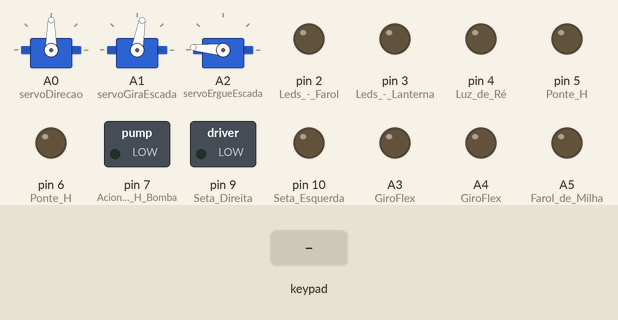
Simulated run of this sketch. Board: Arduino Uno, built with avr-gcc and run on an emulated ATmega328P. Shown: 3 × servo, switched loads named in the sketch (green lamp = pin HIGH), output pins drawn as LEDs (lit = HIGH). Dashed ring = blinking. The test bench sets the inputs (shaded band). The audio player accepts every command and is not drawn.

Above: at 1.7 s.
1.8 s: key 'U' pressed
At 2.2 s:
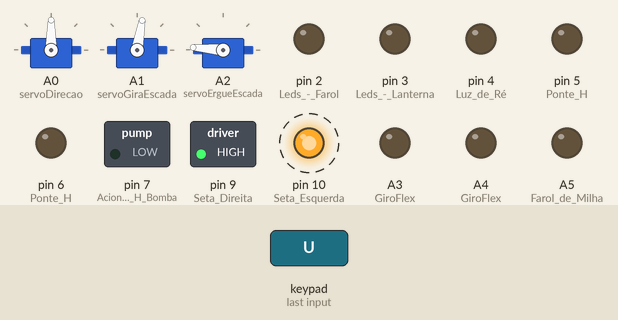
4.8 s: key 'D' pressed
At 5.2 s:
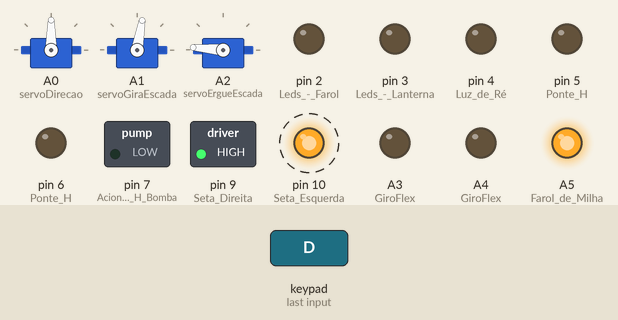
7.8 s: key 'L' pressed
10.8 s: key 'O' pressed
At 11.4 s:
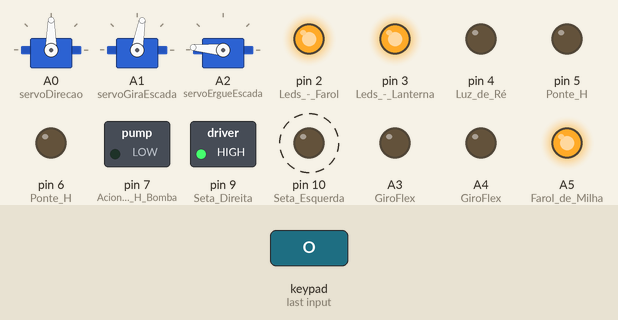
13.8 s: key 'T' pressed
At 14.3 s:
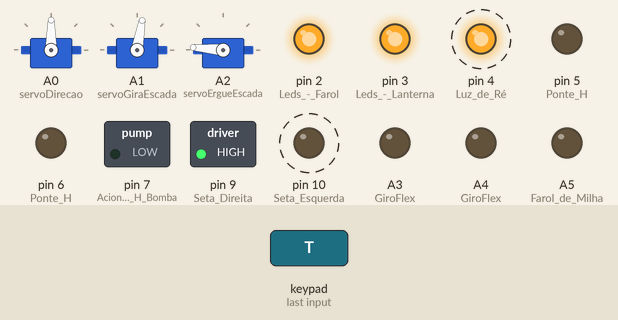
16.8 s: key 'R' pressed
Timing chart, 0 to 24.8 s (numbered marks = the images above; inputs shaded):
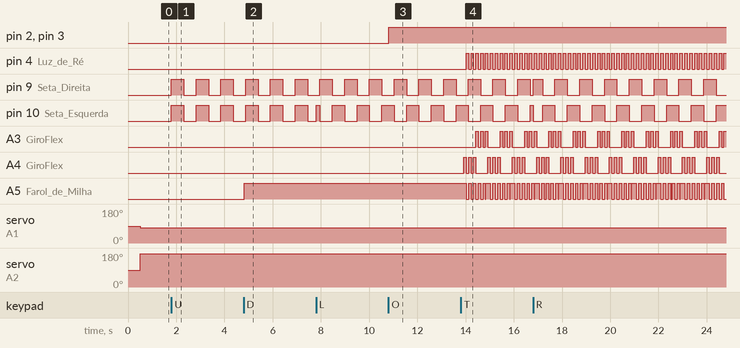

Measured:
- after the input at 1.8 s, pin 9 (Seta_Direita), pin 10 (Seta_Esquerda): alternates HIGH for 0.51 s and LOW for 0.51 s, starting at once
- after the input at 4.8 s, A5 (Farol_de_Milha): LOW → HIGH at once
- after the input at 10.8 s, pin 2 (Leds_-_Farol), pin 3 (Leds_-_Lanterna): LOW → HIGH at once
- after the input at 13.8 s, pin 4 (Luz_de_Ré): alternates HIGH for 0.10 s and LOW for 0.10 s, starting after 0.22 s; A3 (GiroFlex): LOW → HIGH after 0.61 s, then repeats every 1.0 s: 2 × (LOW 0.10 s, HIGH 0.10 s), LOW 0.51 s, HIGH 0.10 s

The sketch:

Project_Fire_Truck_with_sound_on_PS2_controller.ino
```cpp
/*                                  CANAL ARDUINO PARA MODELISMO
                               ******************************************
                              https://www.youtube.com/ArduinoParaModelismo

 *****************************CODIGO FONTE DO RECEPTOR CONTROLE PS2 WIFI****************************


  Desenvolvido por Aldeir de Souza Moreira - aldeirsm@gmail.com / https://arduinoparamodelismo.com
  C 2022 - Todos os direitos reservados
  Código feito exclusivamente para o Canal de Arduino para Modelismo:   https://www.youtube.com/ArduinoParaModelismo
 *** Siga atentamente o esquema Elétrico montagem do hardware
*/

// https://arduinoparamodelismo.com
//🔵Pare de quebrar a cabeça e realize seu sonho de infância! Entenda de uma vez por todas,
//como dar vida a seus projetos e controlar tudo via controle remoto e com baixo custo, usando arduino!
//👉Acesse: https://arduinoparamodelismo.com


// Importando Bibliotecas
#include <PS2X_lib.h> // Biblioteca com as funções para controle de controle de PSII
#include <Servo.h>  // Incluindo biblioteca Servo

#include "DFRobotDFPlayerMini.h" // Biblioteca para o Módulo MP3

DFRobotDFPlayerMini myDFPlayer;

PS2X ps2x; //Instância um objeto PS2X para comunicação com o controle

Servo servoDirecao; // Criando Objeto controle do Servo Motor de direção
Servo servoGiraEscada; // Criando Objeto para controle do Servo Motor que gira a escada
Servo servoErgueEscada; // Criando Objeto para controle do Servo Motor que ergue a escada

int erro = 0; // Variável para reportar erro de leitura do controle de PSII

uint32_t Temp_PiscaAlerta, Temp_SetaDireita, Temp_SetaEsquerda, Millis_Giroflex; // Variáveis necessárias para contagem de tempo em milis segundos das setas e pisca-alerta


// Variáveis Globais

boolean Start = 0;
boolean Select = 0;
boolean SetaCima = 0;
boolean SetaDireita = 0;
boolean SetaEsquerda = 0;
boolean SetaBaixo = 0;
boolean BotaoR1 = 0;
boolean BotaoR2 = 0;
boolean BotaoR3 = 0;
boolean BotaoL1 = 0;
boolean BotaoL2 = 0;
boolean BotaoL3 = 0;
boolean BotaoTriangulo = 0;
boolean BotaoCirculo = 0;
boolean BotaoQuadrado = 0;
boolean BotaoX = 0;
byte JoyDireitaX = 127;
byte JoyDireitaY = 127;
byte JoyEsquerdaX = 127;
byte JoyEsquerdaY = 127;

int ServoGiraAux;
int ServoErgueAux;
int Giroflex = 0;
int Sirene = 0;
int LigaDesliga = 0;
int cont = 0;

void setup() {

// ATENÇÃO, TODOS OS PRINTS ESTÃO COMENTADOS PARA UM PERFEITO FUNCIONAMENTO DO MÓDULO MP3 NAS PORTAS DIGITAIS 0 e 1 (SERIAL VIA HARDWARE DO ARDUINO)
  Serial.begin(9600);// Inicia comunicação serial

  erro = ps2x.config_gamepad(8, 11, 12, 13, true, true); //Configura o controle para os pinos informados(clock, command, attention, data, Pressures?, Rumble?) e verifica se há algum erro

  if (erro == 0) {
    //Serial.println("CONTROLE CONECTADO AO ARDUINO COM SUCESSO!");
  } else {
    //Serial.println("ERRO! CONTROLE NÃO CONECTADO! VERIFIQUE AS CONEXÕES");
  }

  //Serial.println("PROJETO IVECO TECTOR CORPO DE BOMBEIROS - CANAL ARDUINO PARA MODELISMO - PSII WIFI ***");


  servoDirecao.attach(A0);      // servo motor de direção conectado ao pino A0 do Arduino
  servoGiraEscada.attach(A1);   // servo motor que gira a base da escadas conectado ao pino A1 do Arduino
  servoErgueEscada.attach(A2);  // servo motor que ergue e abaixa a escada conectado ao pino A2 do Arduino

  pinMode(2, OUTPUT);  // Leds - Farol
  pinMode(3, OUTPUT);  // Leds - Lanterna/Luz Freio
  pinMode(4, OUTPUT);  // Luz de Ré
  pinMode(5, OUTPUT);  // Ponte H
  pinMode(6, OUTPUT);  // Ponte H
  pinMode(7, OUTPUT);  // Aciona Ponte H Bomba
  pinMode(9, OUTPUT);  // Seta Direita
  pinMode(10, OUTPUT); // Seta Esquerda
  pinMode(A3, OUTPUT); // GiroFlex
  pinMode(A4, OUTPUT); // GiroFlex
  pinMode(A5, OUTPUT); // Farol de Milha


  if (!myDFPlayer.begin(Serial)) {  //Use softwareSerial to communicate with mp3.
    //Serial.println(F("Unable to begin:"));
    //Serial.println(F("1.Please recheck the connection!"));
    //Serial.println(F("2.Please insert the SD card!"));
    //while (true);
  }
  //Serial.println(F("DFPlayer Mini online."));

  myDFPlayer.setTimeOut(500); //Set serial communictaion time out 500ms

  //----Set volume----
  myDFPlayer.volume(25);  //Set volume value (0~30).
  //myDFPlayer.volumeUp(); //Volume Up
  //myDFPlayer.volumeDown(); //Volume Down

  //----Set different EQ----
  myDFPlayer.EQ(DFPLAYER_EQ_NORMAL);
  //  myDFPlayer.EQ(DFPLAYER_EQ_POP);
  //  myDFPlayer.EQ(DFPLAYER_EQ_ROCK);
  //  myDFPlayer.EQ(DFPLAYER_EQ_JAZZ);
  //  myDFPlayer.EQ(DFPLAYER_EQ_CLASSIC);
  //  myDFPlayer.EQ(DFPLAYER_EQ_BASS);


// Ajusta posição inicial da escada
  ServoErgueAux = 175;
  servoErgueEscada.write(ServoErgueAux);

  ServoGiraAux = 80;
  servoGiraEscada.write(ServoGiraAux);
}

void loop() {

  ps2x.read_gamepad(false, 0);    //lê as informações enviadas pelo Controle PSII

  // NÃO ESTA SENDO USADO
  if (ps2x.ButtonPressed(PSB_START)) {            // BOTÃO START
    Start = ! Start; // a variável vai receber o valor contrário ao que ela continha - As variávei boolean só tem dois valores, 0 ou 1, sendo assim, se a variável continha o valor 0 pasará a conter o valor 1 e vise-versa sempre que o botão for precionado

  LigaDesliga ++;
  if (LigaDesliga > 2) {
    LigaDesliga = 1;
  }
  //Serial.print("Start: ");
  //Serial.println( Start);

  if (LigaDesliga == 1) {
    myDFPlayer.play(6);  //Play the first mp3
    delay(100);
    //Serial.println( "Som 05");
  }
  if (LigaDesliga == 2) {
    myDFPlayer.play(5);  //Play the first mp3
    delay(100);
    //Serial.println( "Som 06");
  }
}


// NÃO ESTA SENDO USADO
if (ps2x.ButtonPressed(PSB_SELECT)) {         // BOTÃO SELECT
  Select = ! Select;
  //Serial.print("Select: ");
  //Serial.println( Select);
myDFPlayer.volumeUp(); //Volume Up
}

// USADO PARA PISCA-ALERTA
if (ps2x.ButtonPressed(PSB_PAD_UP)) {        // BOTÃO SETA PARA CIMA
  SetaCima = ! SetaCima;
  //Serial.print("Seta Cima: ");
  //Serial.println( SetaCima);

  digitalWrite(9, LOW);  // Apaga Seta Direita
  digitalWrite(10, LOW);  // Apaga Seta Esquerda
}

if (SetaCima == HIGH) {
  SetaDireita = LOW;  // Desabilita Seta Direita ao acionar Pisca-Alerta
  SetaEsquerda = LOW;  // Desabilita Seta Esquerda ao acionar Pisca-Alerta
  if (millis() -  Temp_PiscaAlerta > 500) { // função millis no if faz acontagem de tempo que a seta deve ficar acesa, nestecaso 500 milissegundos (Acende/Apaga led a cada meio segundo)
    digitalWrite(9, !digitalRead(9)); // Ativa e desativa a porta digital 9 de acordo com a leitura do estado da própria porta (se estiver acesa, apaga. Se estiver apagada acende)
    digitalWrite(10, !digitalRead(10)); // Ativa e desativa a porta digital 10 de acordo com a leitura do estado da própria porta (se estiver acesa, apaga. Se estiver apagada acende)
    Temp_PiscaAlerta = millis();
  }
}


// USADO PARA SETA PARA DIREITA
if (ps2x.ButtonPressed(PSB_PAD_RIGHT)) {     // BOTÃO SETA PARA DIREITA
  SetaDireita = ! SetaDireita;
  //Serial.print("Seta Direita: ");
  //Serial.println( SetaDireita);
  digitalWrite(9, LOW);  // Apaga Seta Direita
  digitalWrite(10, LOW);  // Apaga Seta Esquerda
}

if (SetaDireita == HIGH) {
  SetaEsquerda = LOW;  // Desabilita Seta Esquerda ao acionar a Seta Direita
  if (millis() -  Temp_SetaDireita > 500) {    // função millis no if faz acontagem de tempo que a seta deve ficar acesa (Acende/Apaga led a cada meio segundo)
    digitalWrite(9, !digitalRead(9));    // Ativa e desativa a porta digital 9 de acordo com a leitura do estado da própria porta (se estiver acesa, apaga. Se estiver apagada acende)
    Temp_SetaDireita = millis();
  }
}


// USADO PARA SETA ESQUERDA
if (ps2x.ButtonPressed(PSB_PAD_LEFT)) {     // BOTÃO SETA PARA ESQUERDA
  SetaEsquerda = ! SetaEsquerda;
  //Serial.print("Seta Esquerda: ");
  //Serial.println( SetaEsquerda);
  digitalWrite(9, LOW);  // Apaga Seta Direita
  digitalWrite(10, LOW);  // Apaga Seta Esquerda
}

if (SetaEsquerda == HIGH) {
  SetaDireita = LOW;                             // Desabilita Seta Direita ao acionar a Seta Esquerda
  if (millis() -  Temp_SetaEsquerda > 500) {   // função millis no if faz acontagem de tempo que a seta deve ficar acesa, nestecaso 500 milissegundos (Acende/Apaga led a cada meio segundo)
    digitalWrite(10, !digitalRead(10));    // Ativa e desativa a porta digital 10 de acordo com a leitura do estado da própria porta (se estiver acesa, apaga. Se estiver apagada acende)
    Temp_SetaEsquerda = millis();
  }
}


// USADO PARA O FAROL DE MILHA
if (ps2x.ButtonPressed(PSB_PAD_DOWN)) {    // BOTÃO SETA PARA BAIXO
  SetaBaixo = ! SetaBaixo;
  //Serial.print("Seta Baixo: ");
  //Serial.println( SetaBaixo);
  digitalWrite(A5, LOW);
}
if (SetaBaixo == HIGH) {
  digitalWrite(A5, HIGH);
}


// USADO PARA LEVANTAR E ABAIXAR A ESCASA DO CAMINHÃO
if (ps2x.Button(PSB_R2)) {          // BOTÃO R2
  ServoErgueAux++;
  if (ServoErgueAux > 180) {
    ServoErgueAux = 180;
  }
  servoErgueEscada.write(ServoErgueAux);
  delay(10);
  //Serial.print("Botão R1 pressionado: ");
  //Serial.println(ServoErgueAux);
}

// USADO PARA LEVANTAR E ABAIXAR A ESCASA DO CAMINHÃO
if (ps2x.Button(PSB_R1)) {          // BOTÃ R1
  ServoErgueAux--;
  if (ServoErgueAux < 1) {
    ServoErgueAux = 0;
  }
  servoErgueEscada.write(ServoErgueAux);
  delay(10);
  //Serial.print("Botão R2 pressionado: ");
  //Serial.println(ServoErgueAux);
}


// NÃO ESTA SENDO USADO
if (ps2x.Button(PSB_R3)) {          // R3 BOTÃO DO JOYSTICK ANALÓGICO DIREITO
  BotaoR3 = ! BotaoR3;
  //Serial.print("BotaoR3: ");
  //Serial.println( BotaoR3);
  digitalWrite(7, HIGH); // Desativa Motor da Bomba d'água!
} else {
  digitalWrite(7, LOW); // Ativa Motor da Bomba d'água!
}


// USADO PARA GIRAR A BASE DA ESCASA DO CAMINHÃO
if (ps2x.Button(PSB_L1)) {          // BOTÃO L1
  ServoGiraAux++;
  if (ServoGiraAux > 180) {
    ServoGiraAux = 180;
  }
  servoGiraEscada.write(ServoGiraAux);
  //delay(10);
  //Serial.print("Botão L1 pressionado: ");
  //Serial.println(ServoGiraAux);
}


// USADO PARA GIRAR A BASE DA ESCASA DO CAMINHÃO
if (ps2x.Button(PSB_L2)) {         // BOTÃO L2
  ServoGiraAux--;
  if (ServoGiraAux < 1) {
    ServoGiraAux = 0;
  }
  servoGiraEscada.write(ServoGiraAux);
  //delay(10);
  //Serial.print("Botão L2 pressionado: ");
  //Serial.println(ServoGiraAux);
}


// NÃO ESTA SENDO USADO
if (ps2x.ButtonPressed(PSB_L3)) {         // BOTÃO L3 (BOTÃO DO JOYSTICK ANALÓGICO ESQUERDO)
  BotaoL3 = ! BotaoL3;
  //Serial.print("BotaoL3: ");
  //Serial.println( BotaoL3);

  myDFPlayer.volumeDown(); //Volume Down
}


// USADO PARA GIROFLEX
if (ps2x.ButtonPressed(PSB_GREEN)) {              // BOTÃO TRIANGULO
  BotaoTriangulo = ! BotaoTriangulo;

  Giroflex++;
  if (Giroflex > 3) {
    Giroflex = 0;
  }
  Millis_Giroflex = millis();
  delay(30);


  //Serial.print("Botao Triangulo: ");
  //Serial.println( Giroflex);

  if (Giroflex == 0) {
    digitalWrite(A5, LOW);
    digitalWrite(4, LOW);
  }

}

if (BotaoTriangulo == HIGH) {
}

if (Giroflex == 1) {
  if ((millis() -  Millis_Giroflex > 100) && (millis() -  Millis_Giroflex < 200)) {
    digitalWrite(A3, LOW);
    digitalWrite(A4, HIGH);

    digitalWrite(A5, HIGH);
    digitalWrite(4, LOW);
  }
  if ((millis() -  Millis_Giroflex > 200) && (millis() -  Millis_Giroflex < 300)) {
    digitalWrite(A3, LOW);
    digitalWrite(A4, LOW);

    digitalWrite(A5, LOW);
    digitalWrite(4, HIGH);
  }
  if ((millis() -  Millis_Giroflex > 300) && (millis() -  Millis_Giroflex < 400)) {
    digitalWrite(A3, LOW);
    digitalWrite(A4, HIGH);

    digitalWrite(A5, HIGH);
    digitalWrite(4, LOW);
  }
  if ((millis() -  Millis_Giroflex > 400) && (millis() -  Millis_Giroflex < 500)) {
    digitalWrite(A3, LOW);
    digitalWrite(A4, LOW);

    digitalWrite(A5, LOW);
    digitalWrite(4, HIGH);
  }
  if ((millis() -  Millis_Giroflex > 500) && (millis() -  Millis_Giroflex < 600)) {
    digitalWrite(A3, LOW);
    digitalWrite(A4, HIGH);

    digitalWrite(A5, HIGH);
    digitalWrite(4, LOW);
  }
  if ((millis() -  Millis_Giroflex > 600) && (millis() -  Millis_Giroflex < 700)) {
    digitalWrite(A4, LOW);
    digitalWrite(A3, HIGH);

    digitalWrite(A5, LOW);
    digitalWrite(4, HIGH);
  }
  if ((millis() -  Millis_Giroflex > 700) && (millis() -  Millis_Giroflex < 800)) {
    digitalWrite(A4, LOW);
    digitalWrite(A3, LOW);

    digitalWrite(A5, HIGH);
    digitalWrite(4, LOW);
  }
  if ((millis() -  Millis_Giroflex > 800) && (millis() -  Millis_Giroflex < 900)) {
    digitalWrite(A4, LOW);
    digitalWrite(A3, HIGH);

    digitalWrite(A5, LOW);
    digitalWrite(4, HIGH);
  }
  if ((millis() -  Millis_Giroflex > 900) && (millis() -  Millis_Giroflex < 1000)) {
    digitalWrite(A4, LOW);
    digitalWrite(A3, LOW);

    digitalWrite(A5, HIGH);
    digitalWrite(4, LOW);
  }
  if ((millis() -  Millis_Giroflex > 1000) && (millis() -  Millis_Giroflex < 1100)) {
    digitalWrite(A4, LOW);
    digitalWrite(A3, HIGH);

    digitalWrite(A5, LOW);
    digitalWrite(4, HIGH);
    Millis_Giroflex = millis();
  }
} else if (Giroflex == 2) {

  if ((millis() -  Millis_Giroflex > 100) && (millis() -  Millis_Giroflex < 200)) {
    digitalWrite(A4, LOW);
    digitalWrite(A3, HIGH);

    digitalWrite(A5, HIGH);
    digitalWrite(4, LOW);
  }
  if ((millis() -  Millis_Giroflex > 200) && (millis() -  Millis_Giroflex < 300)) {
    digitalWrite(A4, HIGH);
    digitalWrite(A3, LOW);

    digitalWrite(A5, LOW);
    digitalWrite(4, HIGH);
    Millis_Giroflex = millis();
  }
} else if (Giroflex == 3) {

  if ((millis() -  Millis_Giroflex > 100) && (millis() -  Millis_Giroflex < 200)) {
    digitalWrite(A4, HIGH);
    digitalWrite(A3, HIGH);

    digitalWrite(A5, HIGH);
    digitalWrite(4, LOW);
  }
  if ((millis() -  Millis_Giroflex > 200) && (millis() -  Millis_Giroflex < 300)) {
    digitalWrite(A4, LOW);
    digitalWrite(A3, LOW);

    digitalWrite(A5, LOW);
    digitalWrite(4, HIGH);
    Millis_Giroflex = millis();
  }
}
else {
  digitalWrite(A3, LOW);
  digitalWrite(A4, LOW);
}


//🔵Pare de quebrar a cabeça e realize seu sonho de infância! Entenda de uma vez por todas,
//como dar vida a seus projetos e controlar tudo via controle remoto e com baixo custo, usando arduino!
//👉Acesse: https://arduinoparamodelismo.com


// USADO PARA FAROL E LANTERNAS
if (ps2x.ButtonPressed(PSB_RED)) {           // BOTÃO CÍRCULO
  BotaoCirculo = ! BotaoCirculo;
  //Serial.print("Botao Circulo: ");
  //Serial.println( BotaoCirculo);

  digitalWrite(2, LOW);        // Apaga Farol
  digitalWrite(3, LOW);        // Apaga Lanterna
}
if (BotaoCirculo == HIGH) {
  digitalWrite(2, HIGH);       // Acende Farol
  digitalWrite(3, HIGH);       // Acende lanterna traseira
}


// USADO PARA OS SONS DE SIRENE
if (ps2x.ButtonPressed(PSB_PINK)) {           // BOTÃO QUADRADO
  BotaoQuadrado = ! BotaoQuadrado;

  Sirene++;
  if (Sirene > 3) {
    Sirene = 0;
  }
  //Serial.print("Botao Quadrado: ");
  //Serial.println( Sirene);

  if (Sirene == 2) {

    myDFPlayer.play(1);  //Loop the first mp3
    //Serial.println( "Som 01");
  }
  if (Sirene == 1) {

    myDFPlayer.play(2);  //Loop the first mp3
    //Serial.println( "Som 02");
  }
  if (Sirene == 3) {

    myDFPlayer.play(3);  //Loop the first mp3
    //Serial.println( "Som 03");
  }
  if (Sirene == 0) {
    myDFPlayer.pause();  //pause the mp3
    //Serial.println( "parar");
  }
}

if (BotaoQuadrado == HIGH) {
}


// USADO PARA BUZINA *** PARA BUZINA FOI USADO O COMANDO ps2x.Button E NÃO ps2x.ButtonPressed PARA QUE A BUZINA SEJA ACIONADA APENAS ENQUANTO ESTIVERMOS PRECIONANDO O BOTÃO
if (ps2x.ButtonPressed(PSB_BLUE)) {          // BOTÃO X
  BotaoX = ! BotaoX;
  //Serial.print("Botao X: ");
  //Serial.println( BotaoX);
  myDFPlayer.play(4);  //Play the first mp3
  delay(100);
}

// Analógicos
if ((ps2x.Analog(PSS_LY) == 255) && (ps2x.Analog(PSS_LX) == 255) && (ps2x.Analog(PSS_RY) == 255) && (ps2x.Analog(PSS_RX) == 255)) {
  //Serial.println("Erro de Leitura");
} else {

  JoyDireitaX = ps2x.Analog(PSS_RX);
  JoyDireitaY = ps2x.Analog(PSS_RY);
  JoyEsquerdaX = ps2x.Analog(PSS_LX);
  JoyEsquerdaY = ps2x.Analog(PSS_LY);


  //Retire os Comentários para Exibir os Valores dos Joysticks Analógicos
  //Os valores estão comentados para não 'poluir' o monitor serial

  if ((JoyDireitaX > 130) || (JoyDireitaX < 125) || (JoyDireitaY > 130) || (JoyDireitaY < 125 )) {
    //Serial.print("Joy Direita X: ");
    //Serial.println( JoyDireitaX);
    //Serial.print("Joy Direita Y: ");
    //Serial.println( JoyDireitaY);
  }

  if ((JoyEsquerdaX > 130) || (JoyEsquerdaX < 125) || (JoyEsquerdaY > 130) || (JoyEsquerdaY < 125 )) {
    //Serial.print("Joy Esquerda X: ");
    //Serial.println( JoyEsquerdaX);
    //Serial.print("Joy Esquerda Y: ");
    //Serial.println( JoyEsquerdaY);
  }
}
// CONTROLE DE DIREÇÃO (SERVO MOTOR)

int aux = 0; // variável para auxiliar na converasão dos valores dos joysticks de 0 a 255 para os valores utilizados nos servo motores e ponte H

aux = map(JoyDireitaX, 0, 255, 10, 170);

servoDirecao.write(aux); // Configura a posição do Servo de acordo com a posição do joystick (valor da variável aux)


//🔵Pare de quebrar a cabeça e realize seu sonho de infância! Entenda de uma vez por todas,
//como dar vida a seus projetos e controlar tudo via controle remoto e com baixo custo, usando arduino!
//👉Acesse: https://arduinoparamodelismo.com

/*
  CONTROLE DE ACELERAÇÃO, FRENTE, RÉ E PARADO
  Para a elaboração do controle de aceleração, frente e ré foram levados em consideração os valores enviados pelo controle,
  que vai do valor minimo de 0 até o valor máximo 255, tendo o valor central do potenciômetro por volta de 127
*/


if (JoyEsquerdaY <= 125) {                  // FRENTE - quando o bastão do joystick virtual é empurado para cima (posição central é = 255, todo para cima = 0)
  aux = map(JoyEsquerdaY, 125, 0, 20, 255); // Converte os valores do joystick para o padrão PWM de 0 a 255 (neste caso iniciei em 20 pois valores abaixo disso não conseguem acionar o motor)
  analogWrite(5, LOW);               // ativa pino ponte H com valor LOW para que o veículo ande para frente
  analogWrite(6, aux);               // ativa pino ponte H com o valor da variável aux (controle de aceleração)

  digitalWrite(4, LOW); //Apaga Luz de Ré
  cont = 0;
  digitalWrite(3, digitalRead(2));   // Se o motor for acionada para Frente, verifica se o farol (D2) esta aceso, se estiver mantém a Lanterna (D3) acesa, se não apaga

} else if (JoyEsquerdaY >= 130) {             // RÉ - quando o bastão do joystick virtual é empurado para baixo (posição central é = 127, todo para baixo = 255)
  aux = map(JoyEsquerdaY, 130, 255, 20, 255); // Converte os valores do joystick para o padrão PWM de 0 a 255 (neste caso iniciei em 20 pois valores abaixo disso não conseguem acionar o motor)
  analogWrite(5, aux);                 // ativa pino ponte H com o valor da variável aux (controle de aceleração)
  analogWrite(6, LOW);                 // configura o pino ponte H com valor LOW para que o veículo ande para trás


  digitalWrite(4, HIGH); //Acende Luz de Ré
  cont = 0;

} else {               // MOTOR PARADO
  analogWrite(5, LOW); // desativa as duas portas da ponte h
  analogWrite(6, LOW); // desativa as duas portas da ponte h

  cont ++;
  if (cont == 1) {
    digitalWrite(4, LOW); //Apaga Luz de Ré
  }
  cont = 2;

  digitalWrite(3, digitalRead(2)); // Se o motor estiver parado, verifica se o farol (D2) esta aceso, se estiver mantém a Lanterna (D3) acesa, se não apaga
}
delay(20); // delay importante para o funcionamento da comunicação entre receptor ps2 e arduino
}

// FIM DO CÓDIGO

//🔵Pare de quebrar a cabeça e realize seu sonho de infância! Entenda de uma vez por todas,
//como dar vida a seus projetos e controlar tudo via controle remoto e com baixo custo, usando arduino!
//👉Acesse: https://arduinoparamodelismo.com
```
